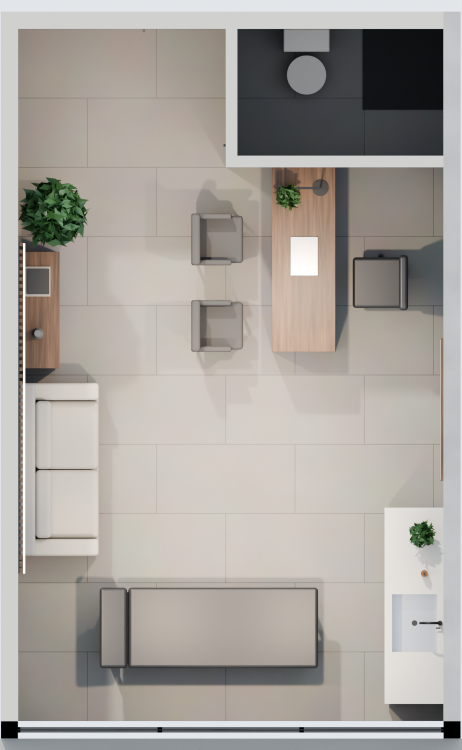
#> input picture consultorio_3d/renders/0_planta.png, 923 x 1500 px (shown at 1/2 size)
$ python video.py
#> lines starting #> are read from the running program, lines starting #| are printed output that depends on the picture
"""Arma un video con paneo y zoom suaves sobre los renders (requiere ffmpeg)."""
import subprocess, os
import numpy as np
from PIL import Image

D = os.path.join(os.path.dirname(os.path.abspath(__file__)), 'renders')
W, H, FPS, FADE = 1440, 960, 30, 0.9
# (archivo, segundos, encuadre inicial, encuadre final) -- encuadre = (centro_x, centro_y, ancho) en fracciones de la imagen
SHOTS = [
    ('0_planta.png',          7.0, (0.50, 0.21, 1.00), (0.50, 0.79, 1.00)),
    ('1_desde_entrada.png',   5.0, (0.50, 0.50, 1.00), (0.52, 0.47, 0.82)),
    ('3_escritorio.png',      5.0, (0.45, 0.52, 0.84), (0.55, 0.50, 0.96)),
    ('5_tv_cuadro.png',       5.0, (0.42, 0.52, 0.86), (0.56, 0.50, 0.80)),
    ('4_barra_tarja.png',     5.0, (0.50, 0.50, 1.00), (0.47, 0.50, 0.80)),
    ('2_desde_ventanal.png',  5.5, (0.56, 0.50, 0.84), (0.50, 0.50, 1.00)),
]
ims = [Image.open(os.path.join(D, s[0])).convert('RGB') for s in SHOTS]
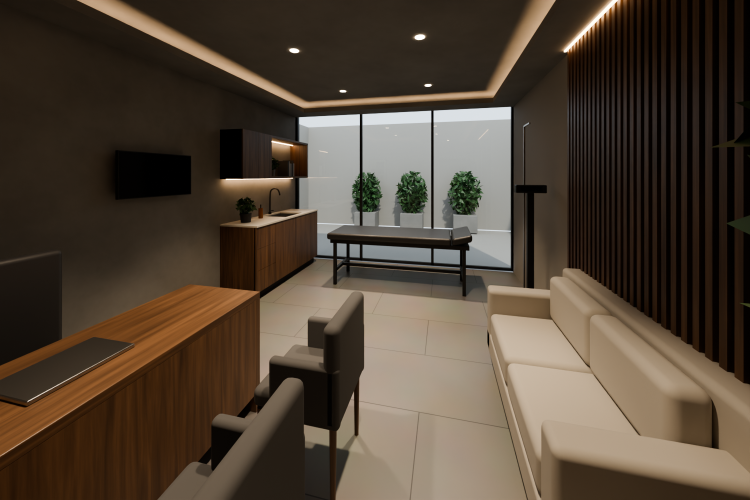
#> input picture consultorio_3d/renders/1_desde_entrada.png, 1500 x 1000 px (shown at 1/2 size)
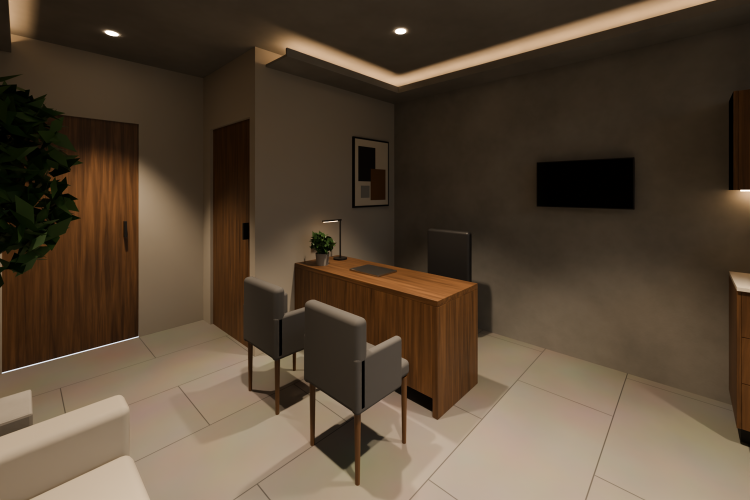
#> input picture consultorio_3d/renders/3_escritorio.png, 1500 x 1000 px (shown at 1/2 size)
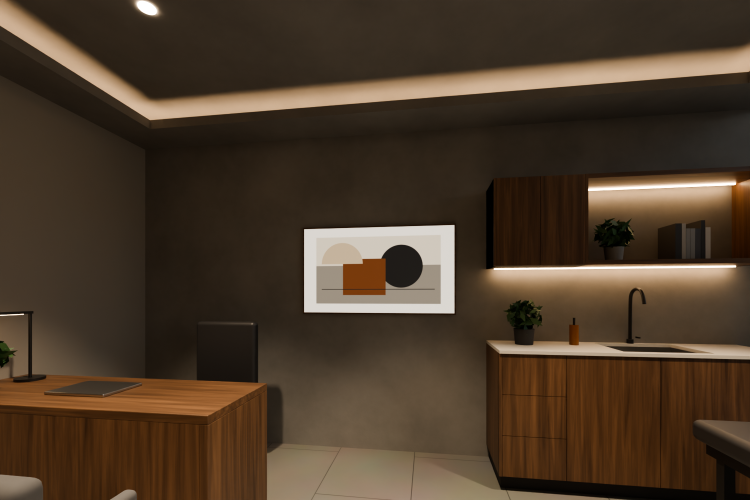
#> input picture consultorio_3d/renders/5_tv_cuadro.png, 1500 x 1000 px (shown at 1/2 size)
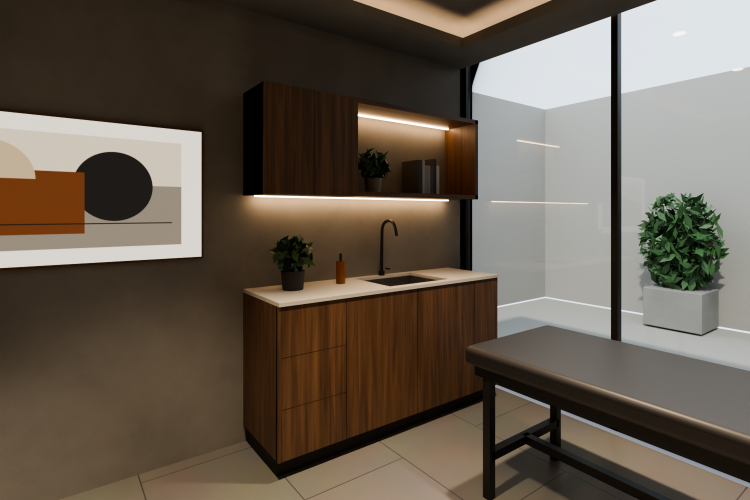
#> input picture consultorio_3d/renders/4_barra_tarja.png, 1500 x 1000 px (shown at 1/2 size)
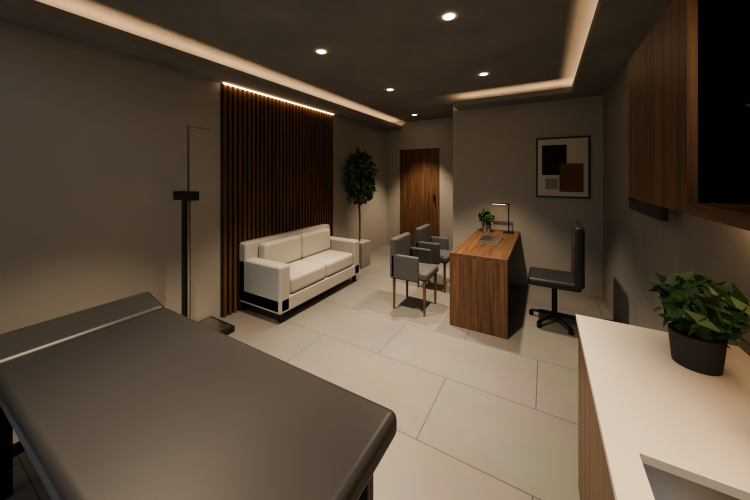
#> input picture consultorio_3d/renders/2_desde_ventanal.png, 1500 x 1000 px (shown at 1/2 size)

def ease(t): return t * t * (3 - 2 * t)

def frame(i, t):
    im = ims[i]; _, dur, a, b = SHOTS[i]
    k = ease(min(max(t / dur, 0), 1))
    cx, cy, w = (a[j] + (b[j] - a[j]) * k for j in range(3))
    bw = w * im.width; bh = bw * H / W
    x0 = min(max(cx * im.width - bw / 2, 0), im.width - bw); y0 = min(max(cy * im.height - bh / 2, 0), im.height - bh)
    return np.asarray(im.resize((W, H), Image.LANCZOS, box=(x0, y0, x0 + bw, y0 + bh)), dtype=np.float32)

starts = []; t0 = 0.0
for s in SHOTS: starts.append(t0); t0 += s[1] - FADE
total = t0 + FADE
out = os.path.join(os.path.dirname(D), 'consultorio_recorrido.mp4')
#> (the run stopped early here; a loop or call above may not have finished)
